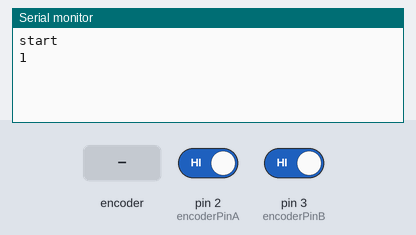
Bench run of a sketch on a simulated Arduino Uno, built with avr-gcc and run on an emulated ATmega328P. On the bench: the last lines printed to the serial monitor. The test bench sets the inputs (shaded band); at power-on: pin 2 (encoderPinA) HIGH, pin 3 (encoderPinB) HIGH.

Above: at 1.2 s.
1.3 s: rotary encoder on pin 2 (encoderPinA) / pin 3 (encoderPinB) turned 1 step (first pin leading)
At 2.4 s:
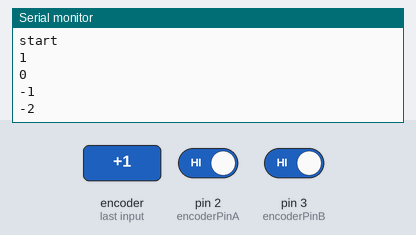
3.0 s: rotary encoder on pin 2 (encoderPinA) / pin 3 (encoderPinB) turned 1 step (first pin leading)
At 3.7 s:
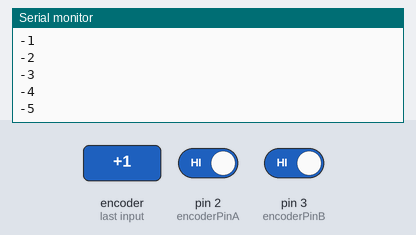
Timing chart, 0 to 6.0 s (numbered marks = the images above; inputs shaded):
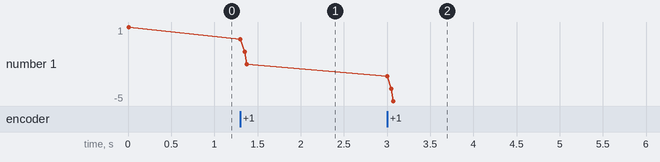

The sketch:

encodervalueinloop2.ino
```cpp
/*######################### ENCODER VALUE IN LOOP 2 ############################
       This is a small sketch that demonstrates a very basic encoder routine
       that can read the encoder in both directions.

       To connect the encoder, connect the common pin of the encoder to
       GND and pin 1 (A) of the endcoder to digital pin 2 and pin 3 (B) to
       digital pin 3 on the arduino.

   From: Mike Myers (http://mikemyers.me)  @netnutmike
       Let's Make It Episode 35 at http://tech-zen.tv

       http://tech-zen.tv

       For the sample code, show notes, contact information and many more
       videos, visit the show page at http://tech-zen.tv/letsmakeit

       Please subscribe to our YouTube channel or our netcasts at any of
       your favorite netcast / podcast outlets.

       We normally record Let's Make It live on Tuesday evenings around
       7pm eastern. You can watch it live by going to tech-zen.tv and clicking
       the live link at the top of the page.

       We also have a community setup for our viewers and listeners. You can
       join the community by going to community.tech-zen.tv.

       We love input on what you would like to know or if you have an idea for
       a new Let's Make it episode, you can contact us via email or phone at
       the show information page.
################################################################################*/

#define encoderPinA  2
#define encoderPinB  3

int encoderPos = 0;
int encoderPinALast = LOW;
int encoderPinBLast = LOW;
int n = LOW;

void setup() {


  pinMode(encoderPinA, INPUT_PULLUP);
  pinMode(encoderPinB, INPUT_PULLUP);

  Serial.begin (9600);
  Serial.println("start");                // a personal quirk

}

void loop(){
   n = digitalRead(encoderPinA);
   if ((encoderPinALast != n )) {
     if (((n == HIGH) && (digitalRead(encoderPinB) == LOW)) ||
         ((n == LOW) && (digitalRead(encoderPinB) == HIGH))) {
       encoderPos--;
     } else {
       encoderPos++;
     }
     Serial.print(encoderPos);
     Serial.println(" ");
   } else {
     n = digitalRead(encoderPinB);
     if ((encoderPinBLast != n )) {
       if (((n == HIGH) && (digitalRead(encoderPinA) == LOW)) ||
           ((n == LOW) && (digitalRead(encoderPinA) == HIGH))) {
         encoderPos++;
       } else {
         encoderPos--;
       }
       Serial.print(encoderPos);
       Serial.println(" ");
     }
   }
   encoderPinALast = digitalRead(encoderPinA);
   encoderPinBLast = digitalRead(encoderPinB);

}
```

Measured:
- after the input at 1.3 s, the serial monitor: prints a new line at once (image 1)
- after the input at 3.0 s, the serial monitor: prints a new line at once (image 2)
- plotted number 1: 1 → -2 after the input at 1.3 s, -2 → -5 after the input at 3.0 s
